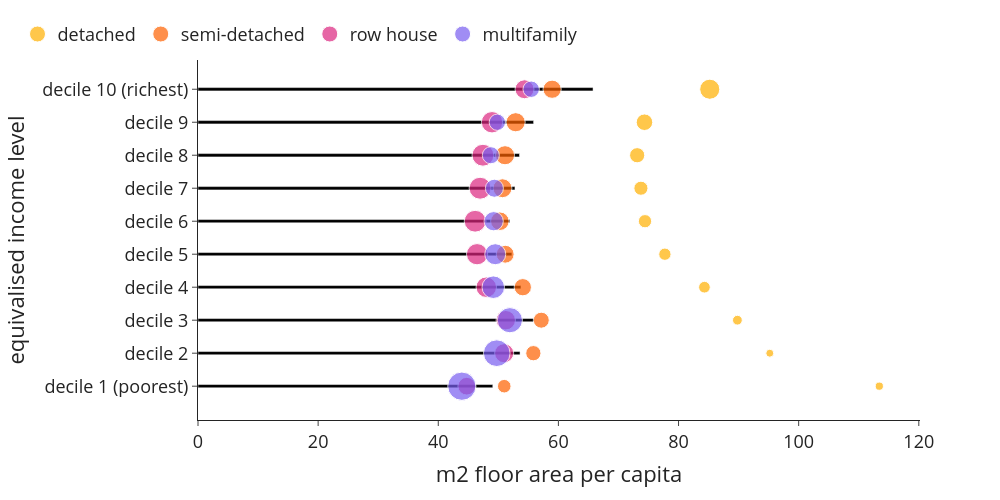

The notebook cell saved with this chart:
### Code cell
bubblechart((use['size'+year+'_w1']*use['n_hhd']), use['n_hhdmem'+year], use['n_hhd'], 0, 1, 'm2 floor area per capita', class_name_long, 'm2_per_cap_class_type')

### Figure 1 — Plotly figure (JSON) as saved in the notebook; plotly's stock layout.template omitted (floating-point values rounded to 4 significant figures)
{"data": [{"alignmentgroup": "True", "hovertemplate": "m2 floor area per capita=%{x}<br>equivalised income level=%{y}<extra></extra>", "legendgroup": "", "marker": {"color": "#000000", "pattern": {"shape": ""}}, "name": "", "offsetgroup": "", "orientation": "h", "showlegend": false, "textposition": "auto", "type": "bar", "x": [49.08, 53.62, 55.93, 53.76, 52.26, 51.93, 52.77, 53.53, 55.87, 65.77], "xaxis": "x", "y": ["decile 1 (poorest)", "decile 2", "decile 3", "decile 4", "decile 5", "decile 6", "decile 7", "decile 8", "decile 9", "decile 10 (richest)"], "yaxis": "y"}, {"legendrank": 0, "marker": {"color": "#ffb000", "size": [36355, 30840, 51695, 73830, 81810, 94870, 107370, 124655, 148020, 218310], "sizemin": 4, "sizemode": "area", "sizeref": 1079.0}, "mode": "markers", "name": "detached", "showlegend": true, "type": "scatter", "x": [113.4, 95.19, 89.8, 84.31, 77.73, 74.42, 73.74, 73.11, 74.33, 85.2], "y": ["decile 1 (poorest)", "decile 2", "decile 3", "decile 4", "decile 5", "decile 6", "decile 7", "decile 8", "decile 9", "decile 10 (richest)"]}, {"legendrank": 1, "marker": {"color": "#fe6100", "size": [99175, 125630, 138465, 161155, 172830, 185810, 193630, 196775, 197530, 178785], "sizemin": 4, "sizemode": "area", "sizeref": 1079.0}, "mode": "markers", "name": "semi-detached", "showlegend": true, "type": "scatter", "x": [50.99, 55.83, 57.15, 54.08, 51.14, 50.25, 50.69, 51.12, 52.88, 58.96], "y": ["decile 1 (poorest)", "decile 2", "decile 3", "decile 4", "decile 5", "decile 6", "decile 7", "decile 8", "decile 9", "decile 10 (richest)"]}, {"legendrank": 2, "marker": {"color": "#dc267f", "size": [169390, 196865, 203980, 227110, 244090, 255915, 259785, 258160, 246770, 194175], "sizemin": 4, "sizemode": "area", "sizeref": 1079.0}, "mode": "markers", "name": "row house", "showlegend": true, "type": "scatter", "x": [44.74, 50.97, 51.24, 48.0, 46.46, 46.14, 46.96, 47.44, 48.95, 54.36], "y": ["decile 1 (poorest)", "decile 2", "decile 3", "decile 4", "decile 5", "decile 6", "decile 7", "decile 8", "decile 9", "decile 10 (richest)"]}, {"legendrank": 3, "marker": {"color": "#785ef0", "size": [431690, 383500, 342270, 274595, 237750, 200040, 175930, 157110, 144275, 145370], "sizemin": 4, "sizemode": "area", "sizeref": 1079.0}, "mode": "markers", "name": "multifamily", "showlegend": true, "type": "scatter", "x": [43.93, 49.73, 51.92, 49.16, 49.49, 49.23, 49.34, 48.75, 49.84, 55.47], "y": ["decile 1 (poorest)", "decile 2", "decile 3", "decile 4", "decile 5", "decile 6", "decile 7", "decile 8", "decile 9", "decile 10 (richest)"]}], "layout": {"bargap": 0.9, "barmode": "relative", "font": {"size": 18}, "height": 500, "legend": {"orientation": "h", "tracegroupgap": 0, "x": -0.25, "xanchor": "left", "y": 1.02, "yanchor": "bottom"}, "margin": {"t": 60}, "width": 1000, "xaxis": {"anchor": "y", "domain": [0, 1], "title": {"text": "m2 floor area per capita"}}, "yaxis": {"anchor": "x", "domain": [0, 1], "title": {"text": "equivalised income level"}}}}
